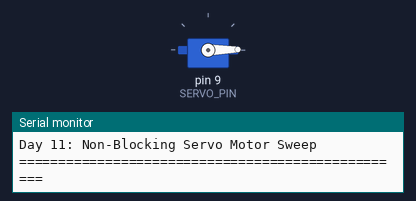
The sketch below on a simulated Arduino Uno, built with avr-gcc and run on an emulated ATmega328P. Shown: servo, the last lines printed to the serial monitor.

Above: at 0.15 s.
At 1.45 s:
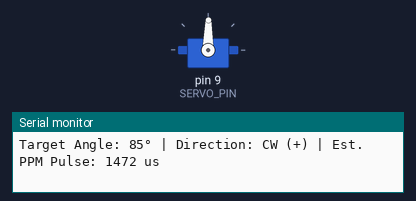
At 2.75 s:
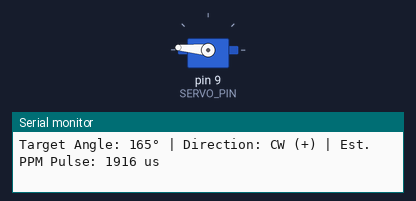
At 5.35 s:
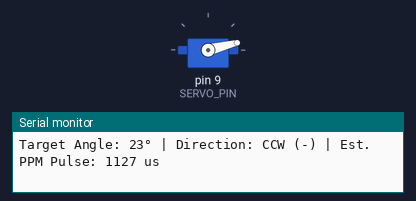
Timing chart, 0 to 7.2 s (numbered marks = the images above):
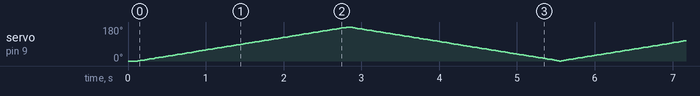

The sketch:

Day_11_Servo_Sweep.ino
```cpp
/*
 * 100 Projects with Arduino - Day 11
 * Project: Non-Blocking Servo Motor Sweep
 *
 * DESCRIPTION:
 * This project demonstrates how to interface a hobby servo motor with the Arduino.
 * Instead of using the traditional, blocking delay() loop (which freezes the Arduino and
 * prevents it from reading other sensors or driving other actuators), this code implements
 * a non-blocking sweep algorithm using millis() to update the servo angle incrementally
 * every 15 milliseconds.
 *
 * THEORY OF OPERATION:
 * 1. A hobby servo motor is a closed-loop actuator that uses positional feedback to control
 *    its shaft angle (typically 0 to 180 degrees). Internally, it contains:
 *    - A DC motor.
 *    - A high-reduction gearbox to increase torque.
 *    - A feedback potentiometer connected to the output shaft to measure the current angle.
 *    - An internal control circuit (error amplifier) that compares the target angle to the
 *      actual angle and drives the DC motor to correct any error.
 * 2. Pulse Position Modulation (PPM) Control:
 *    We control the servo by sending a repetitive square wave pulse train at 50 Hz (every 20ms).
 *    The width of the HIGH pulse determines the target angle:
 *    - 1.0 millisecond (1000 µs) pulse  -> 0 degrees.
 *    - 1.5 millisecond (1500 µs) pulse  -> 90 degrees (neutral).
 *    - 2.0 millisecond (2000 µs) pulse  -> 180 degrees.
 * 3. The Arduino <Servo.h> library handles generating these exact microsecond pulses in the
 * background using hardware interrupts.
 *
 * WIRING:
 * - Servo Red (VCC)     -> Arduino 5V (For small SG90 servos. Large servos need an external power
 * supply!)
 * - Servo Brown/Black (GND) -> Arduino GND
 * - Servo Yellow/Orange (Signal) -> Arduino Pin 9 (PWM/Digital pin)
 *
 * IMPORTANT: Hobby servos can draw large current spikes under load. While a tiny SG90 servo
 * can run directly off the Arduino 5V pin for a simple desktop sweep, larger servos (like
 * MG995/MG996R) will draw enough current to brown-out (reset) the Arduino or damage its voltage
 * regulator. Always use an external 5V-6V power supply (sharing GND with the Arduino) for
 * heavy-load servos!
 */

#include <Servo.h>  // Include the standard Arduino Servo Library

// --- PIN DEFINITIONS ---
const int SERVO_PIN = 9;  // Pin connected to the servo signal wire

// --- SERVO OBJECT ---
Servo myServo;

// --- SWEEP STATE VARIABLES ---
int currentAngle = 0;            // Current position of the servo in degrees (0 - 180)
int sweepDirection = 1;          // Direction of sweep: 1 = clockwise, -1 = counterclockwise
unsigned long lastStepTime = 0;  // Time of last angle increment
const unsigned long stepDelay =
    15;  // Time to wait between 1-degree steps (15ms is standard for speed)

// --- TELEMETRY VARIABLES ---
unsigned long lastLogTime = 0;          // Stores last time we printed to the Serial Monitor
const unsigned long logInterval = 200;  // Log status 5 times a second

void setup() {
  // Initialize Serial Monitor
  Serial.begin(9600);

  // Attach the servo object to the pin
  myServo.attach(SERVO_PIN);

  // Initialize servo to home position (0 degrees)
  myServo.write(currentAngle);

  Serial.println("==================================================");
  Serial.println("Day 11: Non-Blocking Servo Motor Sweep");
  Serial.println("==================================================");
  Serial.println("System Initialized. Commencing sweep...");
}

void loop() {
  unsigned long currentTime = millis();

  // Step 1: Incremental, non-blocking angle sweep (runs every 15ms)
  if (currentTime - lastStepTime >= stepDelay) {
    lastStepTime = currentTime;

    // Advance the angle based on the sweep direction
    currentAngle += sweepDirection;

    // Check boundaries and reverse direction if we hit limits
    if (currentAngle >= 180) {
      currentAngle = 180;
      sweepDirection = -1;  // Reverse direction (sweep down)
      Serial.println(">> Reached 180° Limit. Reversing... <<");
    } else if (currentAngle <= 0) {
      currentAngle = 0;
      sweepDirection = 1;  // Reverse direction (sweep up)
      Serial.println(">> Reached 0° Limit. Reversing... <<");
    }

    // Write the new angle to the servo.
    // The library converts this 0-180 angle into a 1000µs - 2000µs pulse train.
    myServo.write(currentAngle);
  }

  // Step 2: Non-blocking telemetry output
  if (currentTime - lastLogTime >= logInterval) {
    lastLogTime = currentTime;

    Serial.print("Target Angle: ");
    Serial.print(currentAngle);
    Serial.print("° | Direction: ");
    Serial.print(sweepDirection == 1 ? "CW (+)" : "CCW (-)");

    // Calculate estimated PPM pulse width in microseconds (for educational reference)
    // 0° = 1000µs, 180° = 2000µs
    unsigned int pulseUs = map(currentAngle, 0, 180, 1000, 2000);
    Serial.print(" | Est. PPM Pulse: ");
    Serial.print(pulseUs);
    Serial.println(" us");
  }

  // The loop runs thousands of times a second. We can add sensor reads here
  // and the servo will sweep smoothly in the background without hiccuping!
}
```
